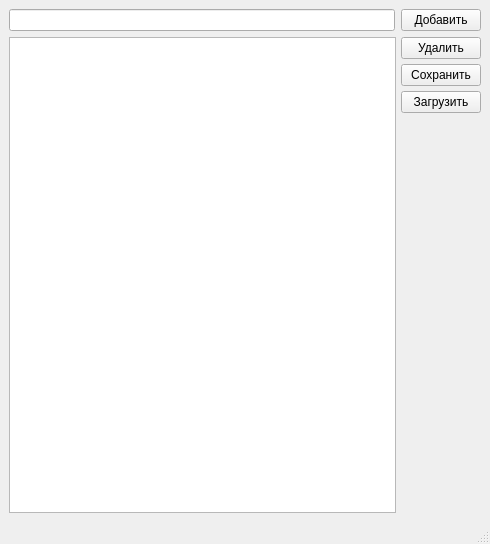
<?xml version="1.0" encoding="UTF-8"?>
<ui version="4.0">
 <class>MainWindow</class>
 <widget class="QMainWindow" name="MainWindow">
  <property name="geometry">
   <rect>
    <x>0</x>
    <y>0</y>
    <width>490</width>
    <height>544</height>
   </rect>
  </property>
  <property name="windowTitle">
   <string>Список задач</string>
  </property>
  <widget class="QWidget" name="centralwidget">
   <layout class="QVBoxLayout" name="verticalLayout_3">
    <item>
     <layout class="QHBoxLayout" name="horizontalLayout">
      <property name="spacing">
       <number>6</number>
      </property>
      <item>
       <widget class="QLineEdit" name="lineEdit"/>
      </item>
      <item>
       <widget class="QPushButton" name="addButton">
        <property name="text">
         <string>Добавить</string>
        </property>
       </widget>
      </item>
     </layout>
    </item>
    <item>
     <layout class="QHBoxLayout" name="horizontalLayout_3">
      <property name="spacing">
       <number>5</number>
      </property>
      <item>
       <widget class="QListWidget" name="listWidget"/>
      </item>
      <item>
       <layout class="QVBoxLayout" name="verticalLayout_4">
        <item>
         <widget class="QPushButton" name="deleteButton">
          <property name="maximumSize">
           <size>
            <width>90</width>
            <height>16777215</height>
           </size>
          </property>
          <property name="text">
           <string>Удалить</string>
          </property>
         </widget>
        </item>
        <item>
         <widget class="QPushButton" name="saveButton">
          <property name="maximumSize">
           <size>
            <width>90</width>
            <height>16777215</height>
           </size>
          </property>
          <property name="text">
           <string>Сохранить</string>
          </property>
         </widget>
        </item>
        <item>
         <widget class="QPushButton" name="loadButton">
          <property name="maximumSize">
           <size>
            <width>90</width>
            <height>16777215</height>
           </size>
          </property>
          <property name="text">
           <string>Загрузить</string>
          </property>
         </widget>
        </item>
        <item>
         <spacer name="verticalSpacer">
          <property name="orientation">
           <enum>Qt::Orientation::Vertical</enum>
          </property>
          <property name="sizeHint" stdset="0">
           <size>
            <width>20</width>
            <height>40</height>
           </size>
          </property>
         </spacer>
        </item>
       </layout>
      </item>
     </layout>
    </item>
   </layout>
  </widget>
  <widget class="QStatusBar" name="statusbar"/>
 </widget>
 <resources/>
 <connections/>
</ui>
